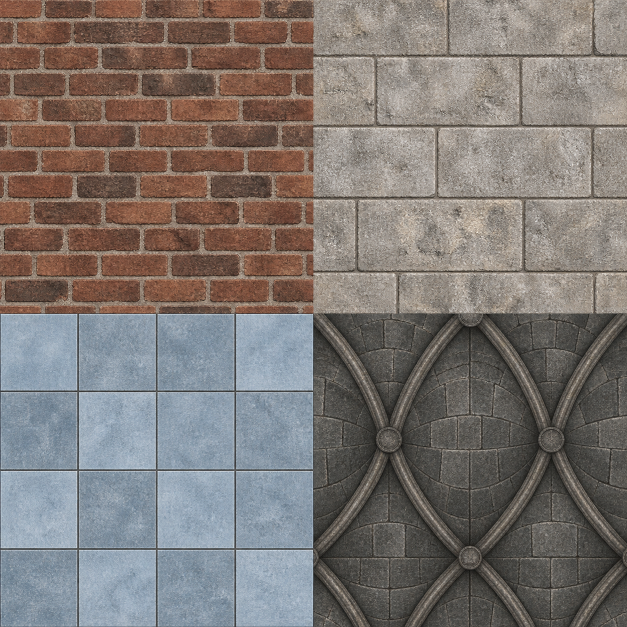
#> input picture cate/textures.png, 1254 x 1254 px (shown at 1/2 size)
$ python -i convertir_glb_a_txt.py   (imports and definitions only)
#> lines starting #> are read from the running program, lines starting #| are printed output that depends on the picture
"""GLB -> GLB optimizado (texturas WebP + KHR_mesh_quantization) -> gzip -> base64 (.txt)."""
import json, struct, sys, io, gzip, base64, hashlib, os
import numpy as np
from PIL import Image

CT = {5120: np.int8, 5121: np.uint8, 5122: np.int16, 5123: np.uint16, 5125: np.uint32, 5126: np.float32}
NC = {'SCALAR': 1, 'VEC2': 2, 'VEC3': 3, 'VEC4': 4, 'MAT2': 4, 'MAT3': 9, 'MAT4': 16}
MAXTEX = int(os.environ.get('MAXTEX', 2048))
WEBPQ = int(os.environ.get('WEBPQ', 85))


def read_glb(p):
    d = open(p, 'rb').read()
    assert d[:4] == b'glTF'
    off = 12; j = None; b = b''
    while off < len(d):
        ln, ty = struct.unpack('<II', d[off:off + 8])
        chunk = d[off + 8:off + 8 + ln]
        if ty == 0x4E4F534A: j = json.loads(chunk)
        elif ty == 0x004E4942: b = chunk
        off += 8 + ln
    return j, b


# [7 lines left out: function write_glb, not called in this run]


def optimize(src):
    j, binb = read_glb(src)
    bvs = j.get('bufferViews', []); accs = j.get('accessors', [])

    # [15 lines left out: function read_acc, not called in this run]

    # --- nuevo buffer ---
    newbin = bytearray(); newbvs = []; dedup = {}

    # [10 lines left out: function add_bv, not called in this run]

    oldbv_map = {}

    # [5 lines left out: function copy_bv, not called in this run]

    new_accs = []; acc_cache = {}

    # [14 lines left out: functions emit_acc, padded, not called in this run]

    passthru = {}

    # [11 lines left out: function keep_acc, not called in this run]

    def q_snorm(v, bits):  # v in [-1,1]
        m = (1 << (bits - 1)) - 1
        return np.clip(np.round(v * m), -m, m).astype(np.int8 if bits == 8 else np.int16)

    def q_unorm16(v):
        return np.clip(np.round(v * 65535), 0, 65535).astype(np.uint16)

    meshes = j.get('meshes', [])
    skinned = {n['mesh'] for n in j.get('nodes', []) if 'mesh' in n and 'skin' in n}
    mesh_xf = {}  # mesh index -> (center, scale)
    stats = {'quantMeshes': 0}

    mats = j.get('materials', [])

    # [16 lines left out: function tex_usage, not called in this run]

    for mi, m in enumerate(meshes):
        prims = m['primitives']
        can_q = mi not in skinned and all('targets' not in p for p in prims)
        if can_q:
            mins = []; maxs = []
            for p in prims:
                pa = p['attributes'].get('POSITION')
                arr = read_acc(pa) if pa is not None else None
                if arr is None or arr.shape[0] == 0: can_q = False; break
                mins.append(arr.min(0)); maxs.append(arr.max(0))
        if can_q:
            mn = np.min(mins, 0); mx = np.max(maxs, 0)
            center = (mn + mx) / 2; half = float(np.max(mx - mn) / 2) or 1.0
            mesh_xf[mi] = (center, half); stats['quantMeshes'] += 1
        for p in prims:
            na = {}
            used_uv, need_tan = tex_usage(p.get('material'))
            for sem in list(p['attributes']):
                if (sem.startswith('TEXCOORD_') and int(sem[9:]) not in used_uv) or (sem == 'TANGENT' and not need_tan):
                    del p['attributes'][sem]; stats['dropped'] = stats.get('dropped', 0) + 1
            for sem, ai in p['attributes'].items():
                a = accs[ai]; arr = read_acc(ai) if can_q else None
                if arr is None: na[sem] = keep_acc(ai); continue
                if sem == 'POSITION':
                    q = q_snorm((arr - center) / half, 16)
                    d = {'componentType': 5122, 'normalized': True, 'count': a['count'], 'type': 'VEC3',
                         'min': q.min(0).tolist(), 'max': q.max(0).tolist()}
                    na[sem] = emit_acc(d, padded(q, 8), 8, 34962)
                elif sem == 'NORMAL':
                    nn = arr / np.maximum(np.linalg.norm(arr, axis=1, keepdims=True), 1e-12)
                    q = q_snorm(nn, 8)
                    na[sem] = emit_acc({'componentType': 5120, 'normalized': True, 'count': a['count'], 'type': 'VEC3'}, padded(q, 4), 4, 34962)
                elif sem == 'TANGENT':
                    t = arr.copy(); t[:, :3] /= np.maximum(np.linalg.norm(t[:, :3], axis=1, keepdims=True), 1e-12)
                    q = q_snorm(t, 8)
                    na[sem] = emit_acc({'componentType': 5120, 'normalized': True, 'count': a['count'], 'type': 'VEC4'}, padded(q, 4), 4, 34962)
                elif sem.startswith('TEXCOORD') and arr.min() >= 0 and arr.max() <= 1:
                    q = q_unorm16(arr)
                    na[sem] = emit_acc({'componentType': 5123, 'normalized': True, 'count': a['count'], 'type': 'VEC2'}, padded(q, 4), 4, 34962)
                elif sem.startswith('COLOR') and arr.min() >= 0 and arr.max() <= 1:
                    q = q_unorm16(arr); n = arr.shape[1]
                    na[sem] = emit_acc({'componentType': 5123, 'normalized': True, 'count': a['count'], 'type': a['type']}, padded(q, 8), 8, 34962)
                else:
                    f = arr.astype(np.float32); n = f.shape[1]
                    d = {k: v for k, v in a.items() if k in ('componentType', 'normalized', 'count', 'type', 'min', 'max')}
                    if a['componentType'] != 5126:
                        na[sem] = keep_acc(ai); continue
                    if sem.startswith('TEXCOORD'):  # fuera de [0,1]: recorta mantisa (~13 bits)
                        f = (f.view(np.uint32) & np.uint32(0xFFFFFC00)).view(np.float32)
                    na[sem] = emit_acc(d, padded(f, n * 4), n * 4 if n * 4 % 4 == 0 else None, 34962)
            p['attributes'] = na
            if 'indices' in p:
                ia = accs[p['indices']]; arr = read_acc(p['indices'])
                if arr is None: p['indices'] = keep_acc(p['indices'])
                else:
                    iv = arr.astype(np.int64).ravel()
                    if iv.max(initial=0) < 65535:
                        p['indices'] = emit_acc({'componentType': 5123, 'count': ia['count'], 'type': 'SCALAR'}, iv.astype(np.uint16).tobytes(), None, 34963)
                    else:
                        p['indices'] = emit_acc({'componentType': 5125, 'count': ia['count'], 'type': 'SCALAR'}, iv.astype(np.uint32).tobytes(), None, 34963)
            if 'targets' in p:
                p['targets'] = [{k: keep_acc(v) for k, v in t.items()} for t in p['targets']]

    for an in j.get('animations', []):
        for s in an['samplers']:
            s['input'] = keep_acc(s['input']); s['output'] = keep_acc(s['output'])
    for sk in j.get('skins', []):
        if 'inverseBindMatrices' in sk: sk['inverseBindMatrices'] = keep_acc(sk['inverseBindMatrices'])

    # --- texturas -> WebP ---
    imgs = j.get('images', []); img_bytes_before = img_bytes_after = 0
    for im in imgs:
        if 'bufferView' not in im:
            continue
        bv = bvs[im['bufferView']]; o = bv.get('byteOffset', 0)
        raw = bytes(binb[o:o + bv['byteLength']]); img_bytes_before += len(raw)
        try:
            pim = Image.open(io.BytesIO(raw)); pim.load()
            if max(pim.size) > MAXTEX:
                r = MAXTEX / max(pim.size)
                pim = pim.resize((max(1, round(pim.size[0] * r)), max(1, round(pim.size[1] * r))), Image.LANCZOS)
            has_a = pim.mode in ('RGBA', 'LA') or (pim.mode == 'P' and 'transparency' in pim.info)
            pim = pim.convert('RGBA' if has_a else 'RGB')
            if has_a and pim.getchannel('A').getextrema() == (255, 255): pim = pim.convert('RGB')
            out = io.BytesIO(); pim.save(out, 'WEBP', quality=WEBPQ, method=6)
            data = out.getvalue()
            if len(data) < len(raw):
                raw = data; im['mimeType'] = 'image/webp'
        except Exception as e:
            print('  img fail', e)
        img_bytes_after += len(raw)
        im['bufferView'] = add_bv(raw)
    if any(im.get('mimeType') == 'image/webp' for im in imgs):
        webp = {i for i, im in enumerate(imgs) if im.get('mimeType') == 'image/webp'}
        for t in j.get('textures', []):
            if t.get('source') in webp:
                t['extensions'] = {**t.get('extensions', {}), 'EXT_texture_webp': {'source': t.pop('source')}}
        for key in ('extensionsUsed', 'extensionsRequired'):
            j[key] = sorted(set(j.get(key, [])) | {'EXT_texture_webp'})

    # --- nodos: hijo con la descuantización ---
    nodes = j.get('nodes', [])
    for ni in range(len(nodes)):
        n = nodes[ni]
        if 'mesh' in n and n['mesh'] in mesh_xf:
            c, h = mesh_xf[n['mesh']]
            child = {'name': (n.get('name') or 'mesh') + '_q', 'mesh': n.pop('mesh'),
                     'translation': [float(x) for x in c], 'scale': [h, h, h]}
            if 'weights' in n: child['weights'] = n.pop('weights')
            nodes.append(child); n.setdefault('children', []).append(len(nodes) - 1)
    if stats['quantMeshes']:
        for key in ('extensionsUsed', 'extensionsRequired'):
            j[key] = sorted(set(j.get(key, [])) | {'KHR_mesh_quantization'})

    j['accessors'] = new_accs; j['bufferViews'] = newbvs
    j['buffers'] = [{'byteLength': len(newbin)}]
    j.setdefault('asset', {})['generator'] = 'apunta-visor optimizer (WebP + KHR_mesh_quantization)'
    plain = write_glb(j, bytes(newbin))
    filtered = apply_filters(j, newbin)
    return plain, filtered, stats, img_bytes_before, img_bytes_after, j


# [50 lines left out: functions apply_filters, unfilter, read_glb_bytes, not called in this run]


# [15 lines not run here, left out]

>>> import cv2
>>> picture = cv2.imread('../cate/textures.png', cv2.IMREAD_GRAYSCALE)
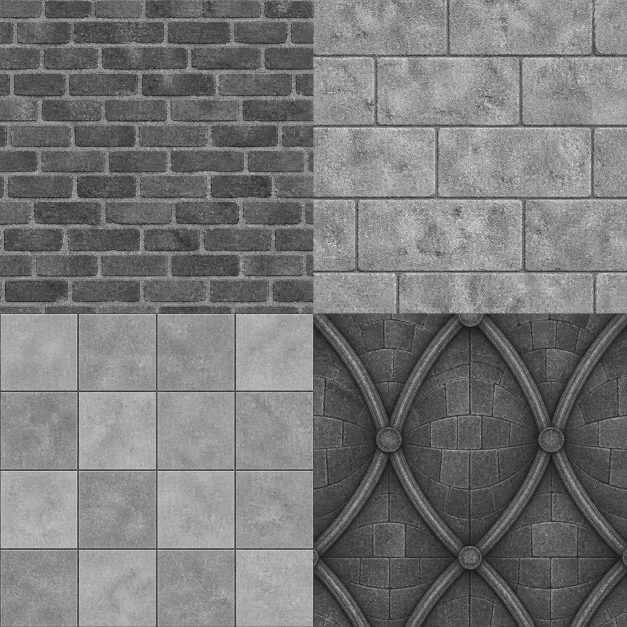
#> picture: shape (1254, 1254) (shown at 1/2 size); min 14, max 250, mean 118.9
#> (the run stopped early here; a loop or call above may not have finished)
